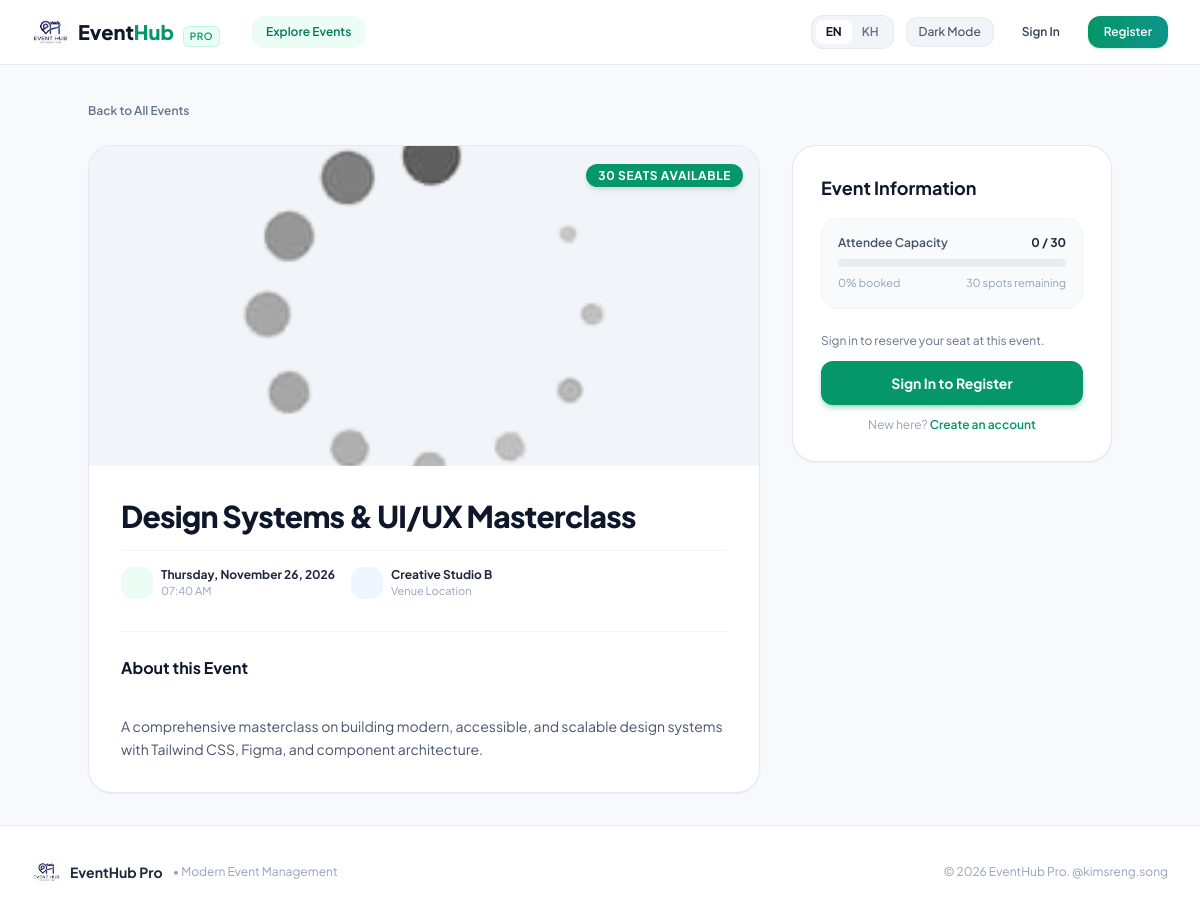
/?page=event/detail&id=3, run on the app's committed database.
### tables this page shows
CREATE TABLE IF NOT EXISTS `tbl_events` (
  `id` INT AUTO_INCREMENT PRIMARY KEY,
  `title` VARCHAR(150) NOT NULL,
  `description` TEXT NOT NULL,
  `location` VARCHAR(150) NOT NULL,
  `event_date` DATETIME NOT NULL,
  `capacity` INT NOT NULL DEFAULT 50,
  `image` MEDIUMTEXT DEFAULT NULL,
  `created_at` TIMESTAMP DEFAULT CURRENT_TIMESTAMP
);

### includes/lang.inc.php (called while the page is built, shortened)
<?php
$currentLang = $_SESSION['lang'] ?? $_COOKIE['site_lang'] ?? 'en';
function __($key, $default = null) {
    global $translations, $currentLang;
    if (isset($translations[$key][$currentLang])) {
        return $translations[$key][$currentLang];
    }
    return $default !== null ? $default : $key;
}

### init/func/event.func.php (called while the page is built, shortened)
<?php
function getEvent($id)
{
    global $db;
    $id = (int)$id;
    $query = $db->prepare(
        'SELECT e.*,
                COUNT(CASE WHEN r.status <> "rejected" THEN r.id END) AS reg_count
         FROM tbl_events e
         LEFT JOIN tbl_registrations r ON r.event_id = e.id
         WHERE e.id = ?
         GROUP BY e.id
         LIMIT 1'
    );
    $query->bind_param('i', $id);
    $query->execute();
    $result = $query->get_result();
    if ($result && $result->num_rows > 0) {
        return $result->fetch_object();
    }
    return null;
}

### init/func/auth.func.php (called while the page is built, shortened)
<?php
function loggedInUser()
{
    if (!isset($_SESSION['user_id'])) {
        return null;
    }
    return null;
}
function isAdmin()
{
    $user = loggedInUser();
    return ($user && $user->level === 'admin');
}

### pages/event/detail.php (the view, shortened to what this page needs)
<?php
$id = isset($_GET['id']) ? (int)$_GET['id'] : 0;
$event = getEvent($id);
$isFull        = $event->reg_count >= $event->capacity;
$pct           = min(100, round(($event->reg_count / max(1, $event->capacity)) * 100));
$imgSrc        = $event->image ? htmlspecialchars($event->image) : './assets/images/loading.png';
$dateStr       = date('l, F d, Y', strtotime($event->event_date));
$timeStr       = date('h:i A', strtotime($event->event_date));
$isPast        = strtotime($event->event_date) < time();
?>
<div class="max-w-5xl mx-auto space-y-6">
    <div>
        <a href="./?page=events" class="inline-flex items-center gap-1.5 text-xs font-semibold text-slate-500 hover:text-emerald-600 dark:text-slate-400 dark:hover:text-emerald-400 transition">
            <span><?= __('back_to_events') ?></span>
        </a>
    </div>
    <div class="grid grid-cols-1 lg:grid-cols-3 gap-8">
        <div class="lg:col-span-2 space-y-6">
            <div class="bg-white dark:bg-slate-800 rounded-3xl border border-slate-200/90 dark:border-slate-700/80 shadow-sm overflow-hidden">
                <div class="relative h-64 sm:h-80 bg-slate-100 dark:bg-slate-700/50">
                    <img src="<?= $imgSrc ?>"
                         alt="<?= htmlspecialchars($event->title) ?>"
                         class="w-full h-full object-cover"
                         onerror="this.src='./assets/images/loading.png'">
                    <div class="absolute top-4 right-4">
                        <?php if ($isPast): ?>
                            <span class="px-3 py-1 rounded-full text-xs font-bold uppercase tracking-wider bg-slate-900/80 text-white backdrop-blur-xs shadow-md">
                                <?= __('concluded') ?>
                            </span>
                        <?php elseif ($isFull): ?>
                            <span class="px-3 py-1 rounded-full text-xs font-bold uppercase tracking-wider bg-red-600 text-white shadow-md">
                                <?= __('sold_out') ?>
                            </span>
                        <?php else: ?>
                            <span class="px-3 py-1 rounded-full text-xs font-bold uppercase tracking-wider bg-emerald-600 text-white shadow-md">
                                <?= $event->capacity - $event->reg_count ?> <?= __('seats_available') ?>
                            </span>
                        <?php endif; ?>
                    </div>
                </div>
                <div class="p-6 sm:p-8">
                    <h1 class="text-2xl sm:text-3xl font-extrabold text-slate-900 dark:text-white tracking-tight leading-snug">
                        <?= htmlspecialchars($event->title) ?>
                    </h1>
                    <div class="flex flex-wrap items-center gap-4 mt-4 pt-4 border-t border-slate-100 dark:border-slate-700/60 text-xs text-slate-600 dark:text-slate-300">
                        <div class="flex items-center gap-2">
                            <div class="w-8 h-8 rounded-xl bg-emerald-50 dark:bg-emerald-950/40 text-emerald-600 dark:text-emerald-400 flex items-center justify-center">
                            </div>
                            <div>
                                <div class="font-bold text-slate-800 dark:text-slate-200"><?= $dateStr ?></div>
                                <div class="text-[11px] text-slate-400 dark:text-slate-400"><?= $timeStr ?></div>
                            </div>
                        </div>
                        <div class="flex items-center gap-2">
                            <div class="w-8 h-8 rounded-xl bg-blue-50 dark:bg-blue-950/40 text-blue-600 dark:text-blue-400 flex items-center justify-center">
                            </div>
                            <div>
                                <div class="font-bold text-slate-800 dark:text-slate-200"><?= htmlspecialchars($event->location) ?></div>
                                <div class="text-[11px] text-slate-400 dark:text-slate-400"><?= __('venue_location') ?></div>
                            </div>
                        </div>
                    </div>
                    <div class="mt-8 pt-6 border-t border-slate-100 dark:border-slate-700/60">
                        <h2 class="text-base font-bold text-slate-900 dark:text-white mb-3"><?= __('about_event') ?></h2>
                        <div class="prose prose-slate dark:prose-invert max-w-none text-slate-600 dark:text-slate-300 text-sm leading-relaxed whitespace-pre-line font-normal">
                            <?= htmlspecialchars($event->description) ?>
                        </div>
                    </div>
                </div>
            </div>
        </div>
        <div class="space-y-6">
            <div class="bg-white dark:bg-slate-800 rounded-3xl border border-slate-200/90 dark:border-slate-700/80 shadow-sm p-6 sm:p-7 sticky top-24">
                <h3 class="font-bold text-slate-900 dark:text-white text-lg mb-4 flex items-center gap-2">
                    <span><?= __('event_info') ?></span>
                </h3>
                <div class="mb-6 bg-slate-50 dark:bg-slate-700/40 p-4 rounded-2xl border border-slate-100 dark:border-slate-700/60">
                    <div class="flex items-center justify-between text-xs font-semibold text-slate-600 dark:text-slate-300 mb-2">
                        <span><?= __('attendee_capacity') ?></span>
                        <span class="font-bold text-slate-800 dark:text-white"><?= $event->reg_count ?> / <?= $event->capacity ?></span>
                    </div>
                    <div class="w-full h-2 bg-slate-200/70 dark:bg-slate-600 rounded-full overflow-hidden">
                    </div>
                    <div class="mt-2 text-[11px] text-slate-400 dark:text-slate-400 flex justify-between">
                        <span><?= $pct ?>% <?= __('booked') ?></span>
                        <span><?= max(0, $event->capacity - $event->reg_count) ?> <?= __('spots_remaining') ?></span>
                    </div>
                </div>
                <?php if ($isAdmin): ?>
                    <div class="space-y-2.5">
                        <div class="p-3 bg-amber-50 dark:bg-amber-950/30 text-amber-800 dark:text-amber-300 text-xs rounded-xl border border-amber-200/60 dark:border-amber-800/40 font-semibold mb-3 flex items-center gap-2">
                            <?= getIcon('shield', 'w-4 h-4') ?>
                            <span><?= __('admin_managing_notice') ?></span>
                        </div>
                        <a href="./?page=event/registrations&id=<?= $event->id ?>"
                           class="w-full py-2.5 px-4 rounded-xl text-sm font-semibold text-white bg-emerald-600 hover:bg-emerald-700 shadow-sm transition flex items-center justify-center gap-2">
                            <?= getIcon('users', 'w-4 h-4') ?>
                            <span><?= __('manage_regs_count') ?> (<?= $event->reg_count ?>)</span>
                        </a>
                        <a href="./?page=event/edit&id=<?= $event->id ?>"
                           class="w-full py-2.5 px-4 rounded-xl text-sm font-semibold text-slate-700 dark:text-slate-200 bg-slate-100 dark:bg-slate-700 hover:bg-slate-200 dark:hover:bg-slate-600 transition flex items-center justify-center gap-2">
                            <?= getIcon('pencil', 'w-4 h-4') ?>
                            <span><?= __('edit_event_details') ?></span>
                        </a>
                        <a href="./?page=event/delete&id=<?= $event->id ?>"
                           class="confirm-action w-full py-2.5 px-4 rounded-xl text-sm font-semibold text-red-600 dark:text-red-400 hover:bg-red-50 dark:hover:bg-red-950/30 border border-red-200 dark:border-red-900/50 transition flex items-center justify-center gap-2"
                           data-confirm-title="<?= __('confirm_title') ?>"
                           data-confirm-text="<?= __('delete_event_confirm') ?>"
                           data-confirm-btn="<?= __('confirm_yes') ?>"
                           data-confirm-icon="warning"
                           data-confirm-color="red">
                            <?= getIcon('trash', 'w-4 h-4') ?>
                            <span><?= __('delete_event') ?></span>
                        </a>
                    </div>
                <?php else: ?>
                    <div class="space-y-3">
                        <p class="text-xs text-slate-500 dark:text-slate-400"><?= __('signin_to_reserve') ?></p>
                        <a href="./?page=login"
                           class="w-full py-3 px-4 rounded-xl text-sm font-bold text-white bg-emerald-600 hover:bg-emerald-700 shadow-md shadow-emerald-600/30 transition flex items-center justify-center gap-2">
                            <span><?= __('signin_to_register') ?></span>
                        </a>
                        <p class="text-center text-xs text-slate-400 dark:text-slate-500">
                            <?= __('new_here') ?> <a href="./?page=register" class="text-emerald-600 dark:text-emerald-400 font-semibold hover:underline"><?= __('create_account') ?></a>
                        </p>
                    </div>
                <?php endif; ?>
            </div>
        </div>
    </div>
</div>

### assets/css/style.css (style rules this page uses)
html { scroll-behavior: smooth; -webkit-font-smoothing: antialiased; -moz-osx-font-smoothing: grayscale; }

### data on the page
tbl_events: image (picture), $event->capacity-$event->reg_count "30", title "Design Systems & UI/UX Masterclass", event_date "Thursday, November 26, 2026", event_date "07:40 AM", location "Creative Studio B", description "A comprehensive masterclass on building modern, accessible, and scalable design systems with Tailwind CSS, Figma, and component architecture.", capacity "30", max(0,$event->capacity-$event->reg_count) "30"

### other printed values
__('nav_explore') "Explore Events"
__('dark_mode') "Dark Mode"
__('nav_login') "Sign In"
__('nav_register') "Register"
__('back_to_events') "Back to All Events"
__('seats_available') "SEATS AVAILABLE"
__('venue_location') "Venue Location"
__('about_event') "About this Event"
__('event_info') "Event Information"
__('attendee_capacity') "Attendee Capacity"
$event->reg_count "0"
$pct "0"
__('booked') "booked"
__('spots_remaining') "spots remaining"
__('signin_to_reserve') "Sign in to reserve your seat at this event."
